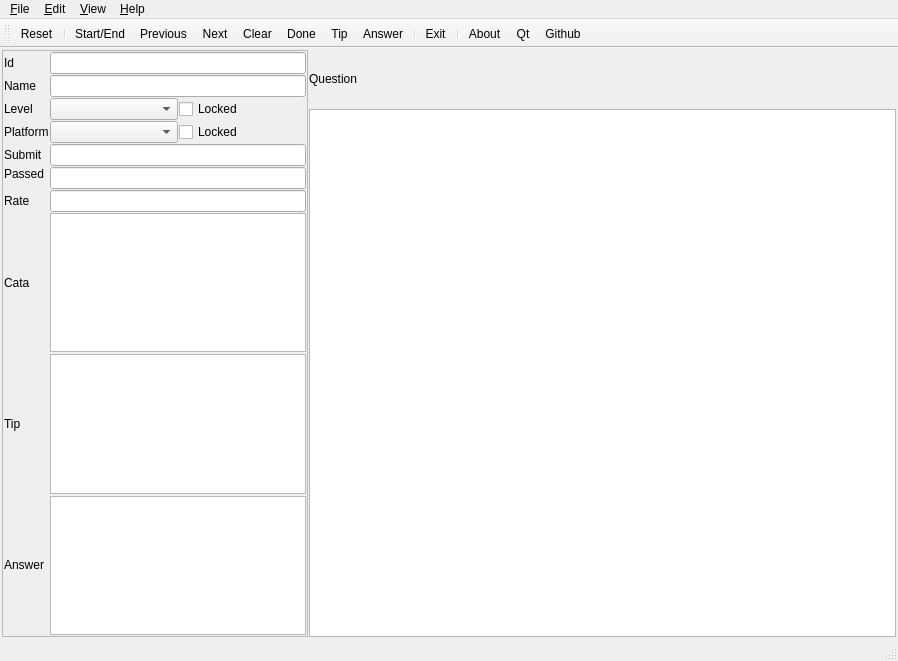
<?xml version="1.0" encoding="UTF-8"?>
<ui version="4.0">
 <class>MainWindow</class>
 <widget class="QMainWindow" name="MainWindow">
  <property name="geometry">
   <rect>
    <x>0</x>
    <y>0</y>
    <width>898</width>
    <height>661</height>
   </rect>
  </property>
  <property name="windowTitle">
   <string>MainWindow</string>
  </property>
  <widget class="QWidget" name="centralwidget">
   <layout class="QGridLayout" name="layouGWidget">
    <property name="leftMargin">
     <number>1</number>
    </property>
    <property name="topMargin">
     <number>1</number>
    </property>
    <property name="rightMargin">
     <number>1</number>
    </property>
    <property name="bottomMargin">
     <number>1</number>
    </property>
    <property name="spacing">
     <number>1</number>
    </property>
    <item row="0" column="0">
     <widget class="QStackedWidget" name="stackedWidget">
      <property name="currentIndex">
       <number>1</number>
      </property>
      <widget class="QWidget" name="pageSpider">
       <layout class="QGridLayout" name="layoutGSpider">
        <property name="leftMargin">
         <number>1</number>
        </property>
        <property name="topMargin">
         <number>1</number>
        </property>
        <property name="rightMargin">
         <number>1</number>
        </property>
        <property name="bottomMargin">
         <number>1</number>
        </property>
        <property name="spacing">
         <number>1</number>
        </property>
        <item row="0" column="0">
         <layout class="QGridLayout" name="gridLayout">
          <item row="1" column="2">
           <widget class="QLCDNumber" name="spiderLcdNumber">
            <property name="styleSheet">
             <string notr="true">background:green</string>
            </property>
           </widget>
          </item>
          <item row="1" column="5">
           <widget class="QPushButton" name="spiderButtonStop">
            <property name="text">
             <string>Stop</string>
            </property>
           </widget>
          </item>
          <item row="1" column="1">
           <widget class="QComboBox" name="spiderComboPlatform"/>
          </item>
          <item row="1" column="0">
           <widget class="QLabel" name="spiderLabelPlatform">
            <property name="text">
             <string>Platform</string>
            </property>
           </widget>
          </item>
          <item row="1" column="3">
           <widget class="QPushButton" name="spiderButtonStart">
            <property name="text">
             <string>Start</string>
            </property>
           </widget>
          </item>
          <item row="1" column="4">
           <widget class="QPushButton" name="spiderButtonStartAll">
            <property name="text">
             <string>Start all</string>
            </property>
           </widget>
          </item>
          <item row="1" column="6">
           <spacer name="spiderSpacerH">
            <property name="orientation">
             <enum>Qt::Horizontal</enum>
            </property>
            <property name="sizeHint" stdset="0">
             <size>
              <width>40</width>
              <height>20</height>
             </size>
            </property>
           </spacer>
          </item>
          <item row="0" column="0" colspan="7">
           <widget class="QTableView" name="spiderTableView"/>
          </item>
         </layout>
        </item>
       </layout>
      </widget>
      <widget class="QWidget" name="pageQ">
       <layout class="QGridLayout" name="layoutGQ">
        <property name="leftMargin">
         <number>1</number>
        </property>
        <property name="topMargin">
         <number>1</number>
        </property>
        <property name="rightMargin">
         <number>1</number>
        </property>
        <property name="bottomMargin">
         <number>1</number>
        </property>
        <property name="spacing">
         <number>1</number>
        </property>
        <item row="0" column="1">
         <widget class="QLabel" name="QLabelQuestion">
          <property name="text">
           <string>Question</string>
          </property>
         </widget>
        </item>
        <item row="0" column="0" rowspan="10">
         <widget class="QFrame" name="frameProperty">
          <property name="frameShape">
           <enum>QFrame::StyledPanel</enum>
          </property>
          <property name="frameShadow">
           <enum>QFrame::Raised</enum>
          </property>
          <layout class="QGridLayout" name="layoutGFrame">
           <property name="leftMargin">
            <number>1</number>
           </property>
           <property name="topMargin">
            <number>1</number>
           </property>
           <property name="rightMargin">
            <number>1</number>
           </property>
           <property name="bottomMargin">
            <number>1</number>
           </property>
           <property name="spacing">
            <number>1</number>
           </property>
           <item row="5" column="0" colspan="2">
            <widget class="QLabel" name="QLabelPassed">
             <property name="text">
              <string>Passed</string>
             </property>
            </widget>
           </item>
           <item row="3" column="2">
            <widget class="QComboBox" name="QCBPlatform"/>
           </item>
           <item row="3" column="0" colspan="2">
            <widget class="QLabel" name="QLabelPlatform">
             <property name="text">
              <string>Platform</string>
             </property>
            </widget>
           </item>
           <item row="2" column="0" colspan="2">
            <widget class="QLabel" name="QLabelLevel">
             <property name="text">
              <string>Level</string>
             </property>
            </widget>
           </item>
           <item row="2" column="2">
            <widget class="QComboBox" name="QCBLevel"/>
           </item>
           <item row="7" column="0" colspan="2">
            <widget class="QLabel" name="QLabelRate">
             <property name="text">
              <string>Rate</string>
             </property>
            </widget>
           </item>
           <item row="4" column="0" colspan="2">
            <widget class="QLabel" name="QLabelSubmit">
             <property name="text">
              <string>Submit</string>
             </property>
            </widget>
           </item>
           <item row="1" column="0" colspan="2">
            <widget class="QLabel" name="QLabelName">
             <property name="text">
              <string>Name</string>
             </property>
            </widget>
           </item>
           <item row="0" column="0" colspan="2">
            <widget class="QLabel" name="QLabelId">
             <property name="text">
              <string>Id</string>
             </property>
            </widget>
           </item>
           <item row="8" column="0" colspan="2">
            <widget class="QLabel" name="QLabelCata">
             <property name="text">
              <string>Cata</string>
             </property>
            </widget>
           </item>
           <item row="3" column="3">
            <widget class="QCheckBox" name="QCheckPlatform">
             <property name="text">
              <string>Locked</string>
             </property>
            </widget>
           </item>
           <item row="2" column="3">
            <widget class="QCheckBox" name="QCheckLevel">
             <property name="text">
              <string>Locked</string>
             </property>
            </widget>
           </item>
           <item row="4" column="2" colspan="2">
            <widget class="QLineEdit" name="QLineSubmit">
             <property name="readOnly">
              <bool>true</bool>
             </property>
            </widget>
           </item>
           <item row="5" column="2" rowspan="2" colspan="2">
            <widget class="QLineEdit" name="QLinePassed">
             <property name="readOnly">
              <bool>true</bool>
             </property>
            </widget>
           </item>
           <item row="7" column="2" colspan="2">
            <widget class="QLineEdit" name="QLineRate">
             <property name="readOnly">
              <bool>true</bool>
             </property>
            </widget>
           </item>
           <item row="8" column="2" colspan="2">
            <widget class="QPlainTextEdit" name="QPlainTextCata"/>
           </item>
           <item row="1" column="2" colspan="2">
            <widget class="QLineEdit" name="QLineName">
             <property name="readOnly">
              <bool>true</bool>
             </property>
            </widget>
           </item>
           <item row="0" column="2" colspan="2">
            <widget class="QLineEdit" name="QLineId"/>
           </item>
           <item row="10" column="2" colspan="2">
            <widget class="QPlainTextEdit" name="QTextTip"/>
           </item>
           <item row="12" column="2" colspan="2">
            <widget class="QPlainTextEdit" name="QTextAnswer"/>
           </item>
           <item row="9" column="0" rowspan="2" colspan="2">
            <widget class="QLabel" name="QLabelTip">
             <property name="text">
              <string>Tip</string>
             </property>
            </widget>
           </item>
           <item row="11" column="0" rowspan="2" colspan="2">
            <widget class="QLabel" name="QLabelAnswer">
             <property name="text">
              <string>Answer</string>
             </property>
            </widget>
           </item>
          </layout>
         </widget>
        </item>
        <item row="1" column="1" rowspan="9">
         <widget class="QTextEdit" name="QTextQuestion"/>
        </item>
       </layout>
      </widget>
     </widget>
    </item>
   </layout>
  </widget>
  <widget class="QMenuBar" name="menubar">
   <property name="geometry">
    <rect>
     <x>0</x>
     <y>0</y>
     <width>898</width>
     <height>29</height>
    </rect>
   </property>
   <widget class="QMenu" name="menu_File">
    <property name="title">
     <string>&amp;File</string>
    </property>
    <addaction name="actionReset"/>
    <addaction name="separator"/>
    <addaction name="separator"/>
    <addaction name="actionExit"/>
   </widget>
   <widget class="QMenu" name="menu_Edit">
    <property name="title">
     <string>&amp;Edit</string>
    </property>
    <addaction name="actionStart_End"/>
    <addaction name="separator"/>
    <addaction name="actionPrevious"/>
    <addaction name="actionNext"/>
    <addaction name="actionClear"/>
    <addaction name="separator"/>
    <addaction name="actionDone"/>
    <addaction name="separator"/>
    <addaction name="actionTip"/>
    <addaction name="actionAnswer"/>
   </widget>
   <widget class="QMenu" name="menu_View">
    <property name="title">
     <string>&amp;View</string>
    </property>
    <addaction name="actionSpider"/>
    <addaction name="actionQuestion"/>
   </widget>
   <widget class="QMenu" name="menu_Help">
    <property name="title">
     <string>&amp;Help</string>
    </property>
    <addaction name="actionAbout"/>
    <addaction name="actionQt"/>
    <addaction name="actionGithub"/>
   </widget>
   <addaction name="menu_File"/>
   <addaction name="menu_Edit"/>
   <addaction name="menu_View"/>
   <addaction name="menu_Help"/>
  </widget>
  <widget class="QStatusBar" name="statusbar"/>
  <widget class="QToolBar" name="toolBar">
   <property name="windowTitle">
    <string>toolBar</string>
   </property>
   <attribute name="toolBarArea">
    <enum>TopToolBarArea</enum>
   </attribute>
   <attribute name="toolBarBreak">
    <bool>false</bool>
   </attribute>
   <addaction name="actionReset"/>
   <addaction name="separator"/>
   <addaction name="actionStart_End"/>
   <addaction name="actionPrevious"/>
   <addaction name="actionNext"/>
   <addaction name="actionClear"/>
   <addaction name="actionDone"/>
   <addaction name="actionTip"/>
   <addaction name="actionAnswer"/>
   <addaction name="separator"/>
   <addaction name="actionExit"/>
   <addaction name="separator"/>
   <addaction name="actionAbout"/>
   <addaction name="actionQt"/>
   <addaction name="actionGithub"/>
  </widget>
  <action name="actionReset">
   <property name="icon">
    <iconset resource="resources.qrc">
     <normaloff>:/resources/icons/reset.svg</normaloff>:/resources/icons/reset.svg</iconset>
   </property>
   <property name="text">
    <string>Reset</string>
   </property>
  </action>
  <action name="actionExit">
   <property name="icon">
    <iconset resource="resources.qrc">
     <normaloff>:/resources/icons/exit.svg</normaloff>:/resources/icons/exit.svg</iconset>
   </property>
   <property name="text">
    <string>Exit</string>
   </property>
  </action>
  <action name="actionStart_End">
   <property name="icon">
    <iconset resource="resources.qrc">
     <normaloff>:/resources/icons/play.svg</normaloff>:/resources/icons/play.svg</iconset>
   </property>
   <property name="text">
    <string>Start/End</string>
   </property>
  </action>
  <action name="actionPrevious">
   <property name="icon">
    <iconset resource="resources.qrc">
     <normaloff>:/resources/icons/previous.svg</normaloff>:/resources/icons/previous.svg</iconset>
   </property>
   <property name="text">
    <string>Previous</string>
   </property>
  </action>
  <action name="actionNext">
   <property name="icon">
    <iconset resource="resources.qrc">
     <normaloff>:/resources/icons/next.svg</normaloff>:/resources/icons/next.svg</iconset>
   </property>
   <property name="text">
    <string>Next</string>
   </property>
  </action>
  <action name="actionClear">
   <property name="icon">
    <iconset resource="resources.qrc">
     <normaloff>:/resources/icons/clear.svg</normaloff>:/resources/icons/clear.svg</iconset>
   </property>
   <property name="text">
    <string>Clear</string>
   </property>
  </action>
  <action name="actionDone">
   <property name="icon">
    <iconset resource="resources.qrc">
     <normaloff>:/resources/icons/done.svg</normaloff>:/resources/icons/done.svg</iconset>
   </property>
   <property name="text">
    <string>Done</string>
   </property>
  </action>
  <action name="actionSpider">
   <property name="icon">
    <iconset resource="resources.qrc">
     <normaloff>:/resources/icons/spider.svg</normaloff>:/resources/icons/spider.svg</iconset>
   </property>
   <property name="text">
    <string>Spider</string>
   </property>
  </action>
  <action name="actionQuestion">
   <property name="icon">
    <iconset resource="resources.qrc">
     <normaloff>:/resources/icons/question.svg</normaloff>:/resources/icons/question.svg</iconset>
   </property>
   <property name="text">
    <string>Question</string>
   </property>
  </action>
  <action name="actionAbout">
   <property name="icon">
    <iconset resource="resources.qrc">
     <normaloff>:/resources/icons/about.svg</normaloff>:/resources/icons/about.svg</iconset>
   </property>
   <property name="text">
    <string>About</string>
   </property>
  </action>
  <action name="actionQt">
   <property name="icon">
    <iconset resource="resources.qrc">
     <normaloff>:/resources/icons/qt.png</normaloff>:/resources/icons/qt.png</iconset>
   </property>
   <property name="text">
    <string>Qt</string>
   </property>
  </action>
  <action name="actionGithub">
   <property name="icon">
    <iconset resource="resources.qrc">
     <normaloff>:/resources/icons/github.svg</normaloff>:/resources/icons/github.svg</iconset>
   </property>
   <property name="text">
    <string>Github</string>
   </property>
  </action>
  <action name="actionTip">
   <property name="icon">
    <iconset resource="resources.qrc">
     <normaloff>:/resources/icons/tips.svg</normaloff>:/resources/icons/tips.svg</iconset>
   </property>
   <property name="text">
    <string>Tip</string>
   </property>
  </action>
  <action name="actionAnswer">
   <property name="icon">
    <iconset resource="resources.qrc">
     <normaloff>:/resources/icons/answer.svg</normaloff>:/resources/icons/answer.svg</iconset>
   </property>
   <property name="text">
    <string>Answer</string>
   </property>
  </action>
 </widget>
 <resources>
  <include location="resources.qrc"/>
 </resources>
 <connections/>
</ui>
